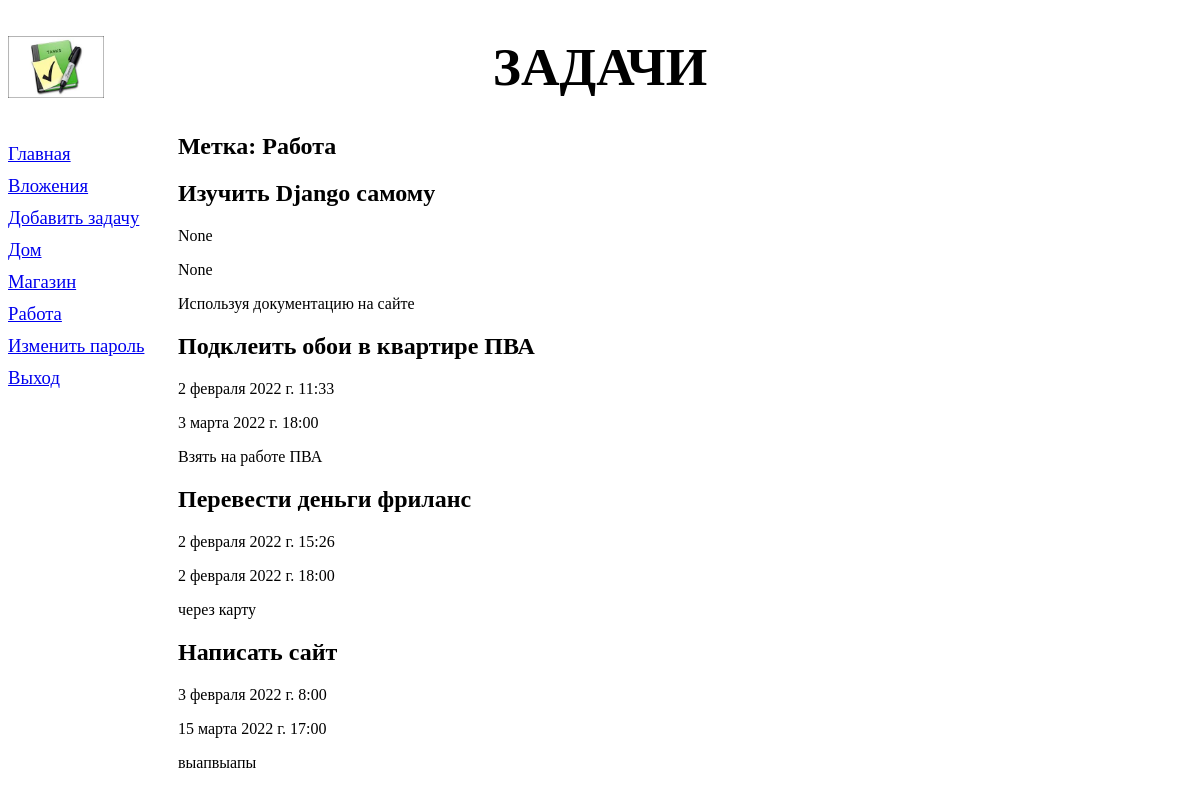
The app's page /tasks/7/ (signed in) with its own data.
### tasks/models.py (models this page shows, shortened)
class Label(models.Model):
    label = models.CharField(max_length=30, verbose_name='Метка')
    class Meta:
        verbose_name_plural = 'Метки'
        verbose_name = 'Метка'
        ordering = ['label']
    def __str__(self):
        return self.label

class Task(models.Model):
    class Repeat(models.IntegerChoices):
        NO_REPEAT = 0, 'Без повтора'
        EVERYDAY = 1, 'Ежедневно'
        EVERYWEEK = 2, 'Еженедельно'
        EVERYMONTH = 3, 'Ежемесячно'
        __empty__ = 'Выберите режим повтора'
    task = models.CharField(max_length=250, verbose_name='Задача')
    start = models.DateTimeField(verbose_name='Начало', null=True, blank=True)
    end = models.DateTimeField(verbose_name='Окончание', null=True, blank=True)
    repeat_mode = models.IntegerField(verbose_name='Режим повторения', null=True, blank=True,
                                      default=Repeat.NO_REPEAT, choices=Repeat.choices)
    priority = models.BooleanField(verbose_name='Важная')
    comment = models.CharField(max_length=250, verbose_name='Комментарий', null=True, blank=True)
    duration = models.FloatField(verbose_name='Трудоёмкость', null=True, blank=True)
    hard = models.BooleanField(verbose_name='Жёсткая')
    progress = models.IntegerField(verbose_name='Прогресс выполнения', null=True, blank=True)
    label = models.ManyToManyField('Label', blank=True, null=True,verbose_name='Метка')
    attachment = models.ManyToManyField('Attachment', blank=True, null=True, verbose_name='Вложение')
    user = models.ForeignKey(User, on_delete=models.SET_NULL, null=True, blank=True)
    class Meta:
        verbose_name_plural = 'Задачи'
        verbose_name = 'Задача'
        ordering = ['start']

### tasks/views.py (the view)
# urls.py: path('<int:label_id>/', by_label, name='by_label'),
@login_required
def by_label(request, label_id):
    lbls = Label.objects.all()
    current_label = Label.objects.get(pk=label_id)
    tsk = current_label.task_set.all()
    context = {'tsk': tsk, 'lbls': lbls, 'current_label': current_label}
    return render(request, 'tasks/by_label.html', context)

### tasks/templates/tasks/by_label.html (shortened to what this page needs)
{% extends "layout/basic.html" %}
{% block content %}
<h2>Метка: {{current_label}}</h2>
    {% for tk in tsk %}
    <div>
        <h2>{{tk.task}}</h2>
        <p>{{ tk.start }}</p>
        <p>{{ tk.end }}</p>
        <p>{{tk.comment}}</p>
    </div>
    {% endfor %}
{% endblock %}

### tasks/templates/layout/basic.html (shortened to what this page needs)
{% load static %}
<!DOCTYPE html>
<html lang="en">
<head>
    <link rel="stylesheet" type="text/css" href="{% static 'tasks/style.css' %}">
</head>
<body>
    <header>
      <h1>Задачи</h1>
    </header>
    <nav>
      <a href="{% url 'index' %}">Главная</a>
      <a href="{% url 'attachment' %}">Вложения</a>
      <a href="{% url 'add' %}">Добавить задачу</a>
      {% for label in lbls %}
      <a href="{% url 'by_label' label.pk %}">{{ label }}</a>
      {% endfor %}
        <a href="{% url 'password_change' %}">Изменить пароль</a>
        <a href="{% url 'logout' %}">Выход</a>
    </nav>
    <section>
      {% block content %}
      {% endblock %}
    </section>
</body>
</html>

### tasks/static/tasks/style.css (style rules this page uses)
header h1 { font-size: 40pt; text-transform: uppercase; text-align: center; background: url("bg.jpg") left / auto 100% no-repeat; }
nav { font-size: 14pt; width: 150px; float: left; }
nav a { display: block; margin: 10px 0px; }
section { margin-left: 170px; }

### records on screen
Label: label "Дом"
Label: label "Магазин"
Label: label "Работа"
Task: task "Изучить Django самому", start "None", end "None", comment "Используя документацию на сайте"
Task: task "Подклеить обои в квартире ПВА", start "2 февраля 2022 г. 11:33", end "3 марта 2022 г. 18:00", comment "Взять на работе ПВА"
Task: task "Перевести деньги фриланс", start "2 февраля 2022 г. 15:26", end "2 февраля 2022 г. 18:00", comment "через карту"
Task: task "Написать сайт", start "3 февраля 2022 г. 8:00", end "15 марта 2022 г. 17:00", comment "выапвыапы"
